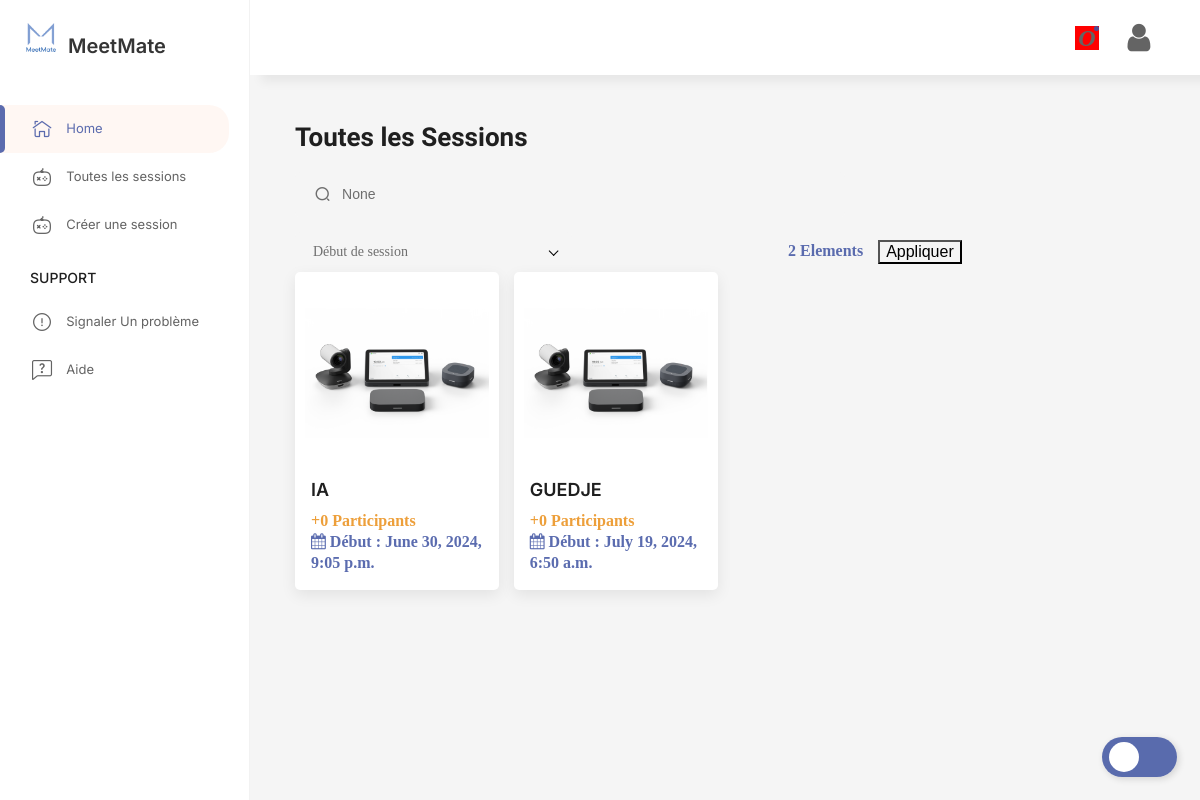
Screenshot of /meetings/ with the database file from the repository.
### meetapp/models.py (models this page shows, shortened)
class Session(models.Model):
    nom = models.CharField(max_length=200)
    description = models.TextField(blank=True, null=True)
    session_debut = models.DateTimeField()
    session_fin = models.DateTimeField()
    image = models.ImageField(upload_to='session_images/', blank=True, null=True, default='telechargement.png')
    participants = models.ManyToManyField('Participant', related_name='sessions', blank=True)

### meetapp/views.py (the view)
# urls.py: path('meetings/', all_meetings, name='all_meetings'),
def all_meetings(request):
    query = request.GET.get('q')
    status = request.GET.get('status')
    sort_by = request.GET.get('sort_by', 'session_debut')
    sessions = Session.objects.all()
    if query:
        sessions = sessions.filter(nom__icontains=query)
    if status:
        sessions = sessions.filter(status=status)
    sessions = sessions.order_by(sort_by)
    context = {
        'sessions': sessions,
        'query': query,
        'status': status,
        'sort_by': sort_by,
    }
    return render(request, 'all_meetings.html', context)

### templates/all_meetings.html (shortened to what this page needs)
{% extends 'base.html' %}
{% load static %}
{% block content %}
<main class="page-main">
    <div class="widget --filters">
        <div class="widget__head">
            <h3 class="uk-text-lead">Toutes les Sessions</h3>
        </div>
        <div class="widget__body">
            <form method="GET">
                <div class="uk-grid uk-child-width-1-6@xl uk-child-width-1-3@l uk-child-width-1-2@s uk-flex-middle uk-grid-small" data-uk-grid>
                    <div class="uk-width-1-1">
                        <div class="search">
                            <div class="search__input">
                                <i class="ico_search"></i>
                                <input type="search" name="q" placeholder="Search" value="{{ query }}">
                            </div>
                        </div>
                    </div>
                    <div>
                    </div>
                    <div class="uk-text-right">
                        <a href="#!">{{sessions|length}} Elements</a>
                    </div>
                    <div>
                        <button type="submit">Appliquer</button>
                    </div>
                </div>
            </form>
        </div>
    </div>
    <div class="uk-grid uk-child-width-1-6@xl uk-child-width-1-4@l uk-child-width-1-3@s uk-flex-middle uk-grid-small" data-uk-grid>
        {% for session in sessions %}
        <div>
            <div class="game-card">
                <div class="game-card__box">
                    <div class="game-card__media">
                        <a href="{% url 'meet_detail_view' session.id %}"><img src="{{ session.image.url }}" alt="{{ session.nom }}" /></a>
                    </div>
                    <div class="game-card__info">
                        <a class="game-card__title" href="{% url 'meet_detail_view' session.id %}">{{ session.nom }}</a>
                        <div class="game-card__rating">
                            <span>+{{ session.participants.count }} Participants</span>
                        </div>
                        <div class="game-card__price">
                            <span><i class="fa fa-calendar"></i> Début : {{ session.session_debut }}</span>
                        </div>
                    </div>
                </div>
            </div>
        </div>
        {% endfor %}
    </div>
</main>
{% endblock %}

### rows the page displays
Session: image (picture), nom "IA", participants.count "0", session_debut "June 30, 2024, 9:05 p.m."
Session: image (picture), nom "GUEDJE", participants.count "0", session_debut "July 19, 2024, 6:50 a.m."

### other values shown
{{ sessions|length }} "2"
